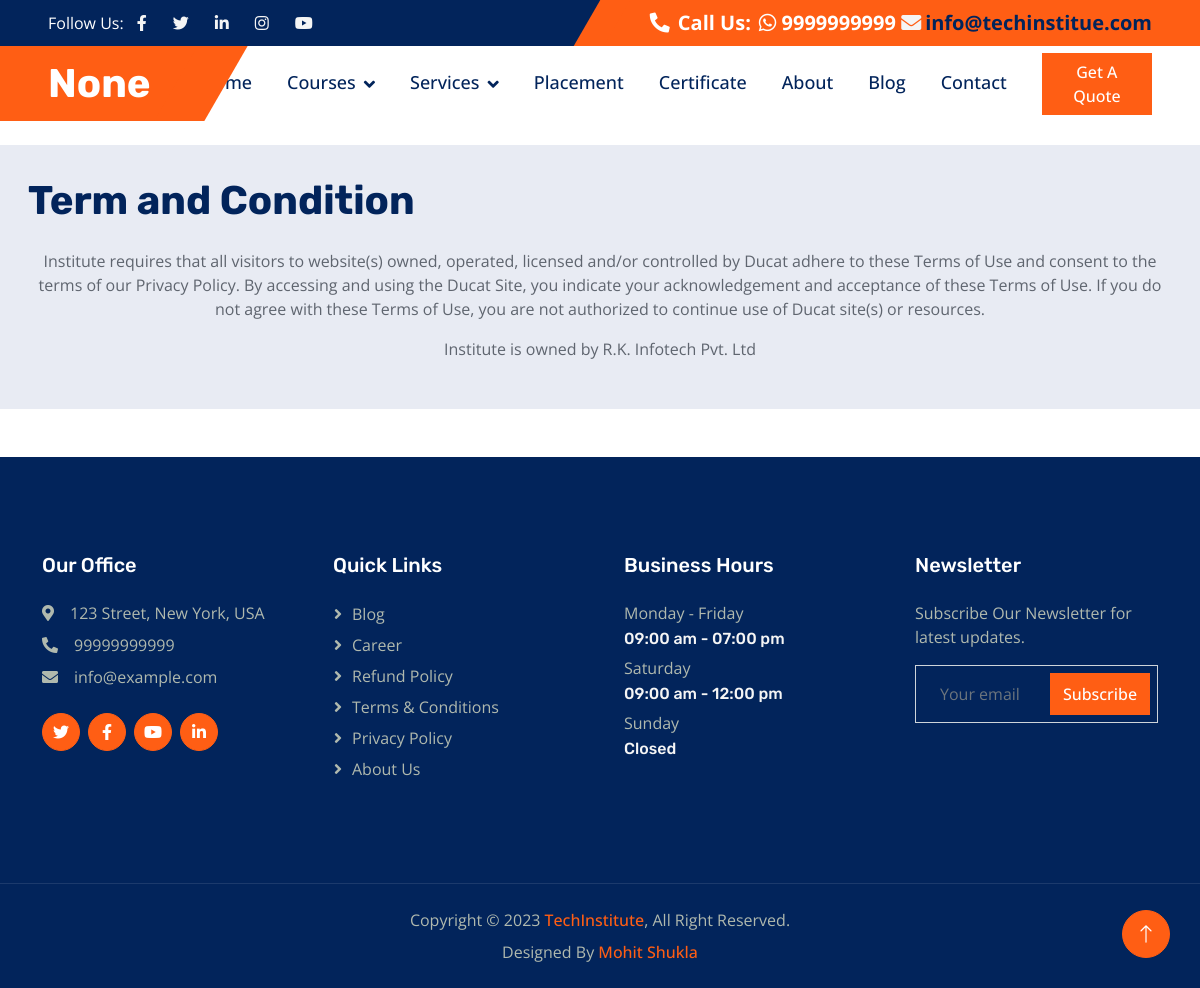
The app's page /terms/ with its own data.
### mainheader/models.py (models this page shows)
class mainHeader(models.Model):
    header_title = models.CharField(max_length=50)
    header_social_url_twt = models.URLField(max_length=200)
    header_socila_url_link = models.URLField(max_length=200)
    header_social_url_fb = models.URLField(max_length=200)
    header_social_url_insta = models.URLField(max_length=200)
    header_social_url_yt = models.URLField(max_length=200)
    header_contact = models.CharField(max_length=12)
    header_email = models.EmailField(max_length=254)

### termpolicy/models.py (models this page shows)
class termPolicy(models.Model):
    termcontent = HTMLField()

### footercontact/models.py (models this page shows)
class footerContact(models.Model):
    address=models.CharField( max_length=50)
    contact=models.CharField(max_length=12)
    email=models.EmailField(max_length=254)

### businesshours/models.py (models this page shows)
class BusinessHours(models.Model):
    opendays = models.CharField(max_length=50)
    specificdayopen = models.CharField(max_length=50)
    closeday = models.CharField(max_length=50)

### techblog/views.py (the view)
# urls.py: path('terms/',views.TermsConditions,name='termscondition'),
def TermsConditions(request):
    mainheader = mainHeader.objects.all()
    headermenu = headerMenu.objects.all()
    footercontact=footerContact.objects.all()
    quicklinks = quickLinks.objects.all()
    businesshours = BusinessHours.objects.all()
    termpolicy = termPolicy.objects.all()
    data = {
        'mainheader':mainheader,
        'headermenu':headermenu,
        'footercontact':footercontact,
        'quicklinks':quicklinks,
        'businesshours':businesshours,
        'termpolicy':termpolicy
    }
    return render(request,'terms.html',data)

### templates/terms.html
{% extends 'base.html' %}
{% block content %}
<div class="container-xxl my-4 bgnone">
    <div class="row p-3">
           <p>
            {% for terms in termpolicy %}
                {{terms.termcontent|safe}}
            {% endfor %}
           </p>
    </div>
</div>
{% endblock %}

### templates/header.html (shortened to what this page needs)
{% load static %}
<!DOCTYPE html>
<html lang="en">
<head>
        <link href="https://cdn.jsdelivr.net/npm/bootstrap@5.0.2/dist/css/bootstrap.min.css" rel="stylesheet">
    <link href="https://cdnjs.cloudflare.com/ajax/libs/font-awesome/5.10.0/css/all.min.css" rel="stylesheet">
    <link href="https://cdn.jsdelivr.net/npm/bootstrap-icons@1.4.1/font/bootstrap-icons.css" rel="stylesheet">
    <link href="{% static 'lib/animate/animate.min.css' %}" rel="stylesheet">
    <link href="{% static 'lib/owlcarousel/assets/owl.carousel.min.css' %}" rel="stylesheet">
    <link href="{% static 'css/bootstrap.min.css' %}" rel="stylesheet">
    <link href="{% static 'css/main.css' %}" rel="stylesheet">
    <link href="{% static 'css/style.css' %}" rel="stylesheet">
</head>
<body>
    <div class="container-fluid bg-dark px-0">
        <div class="row g-0 d-none d-lg-flex">
            {% for item in mainheader %}
            <div class="col-lg-6 ps-5 text-start">
                <div class="h-100 d-inline-flex align-items-center text-white">
                    <span>Follow Us:</span>
                    <a class="btn btn-link text-light" target="_blank" href="{{item.header_social_url_fb}}"><i class="fab fa-facebook-f"></i></a>
                    <a class="btn btn-link text-light" target="_blank" href="{{item.header_social_url_twt}}"><i class="fab fa-twitter"></i></a>
                    <a class="btn btn-link text-light" target="_blank" href="{{item.header_socila_url_link}}"><i class="fab fa-linkedin-in"></i></a>
                    <a class="btn btn-link text-light" target="_blank" href="{{item.header_social_url_insta}}"><i class="fab fa-instagram"></i></a>
                    <a class="btn btn-link text-light" target="_blank" href="{{item.header_social_url_yt}}"><i class="fab fa-youtube"></i></a>
                </div>
            </div>
            <div class="col-lg-6 text-end">
                <div class="h-100 topbar-right d-inline-flex align-items-center text-white py-2 px-5">
                    <span class="fs-5 fw-bold me-2"><i class="fa fa-phone-alt me-2"></i>Call Us:</span>
                    <span class="fs-5 fw-bold"><i class="fab fa-whatsapp"></i> {{item.header_contact}} </span>
                    <a href="mailto:{{item.header_email}}" class="text-dark"><span class="fs-5 fw-bold">&nbsp;<i class="fa fa-envelope me-1 text-light"></i>{{item.header_email}}</span>
                </div>
            </div>
        </div>
        {%endfor%}
    </div>
    <nav class="navbar navbar-expand-lg bg-white navbar-light sticky-top py-0 pe-5">
        <a href="{% url 'home' %}" class="navbar-brand ps-5 me-0">
            {% for item in mainheader %}
            <h1 class="text-white m-0">{{item.header_title}}</h1>
            {%endfor%}
        </a>
        <div class="collapse navbar-collapse" id="navbarCollapse">
            <div class="navbar-nav ms-auto p-4 p-lg-0">
                <a href="{% url 'home' %} " class="nav-item nav-link">Home</a>
                <div class="nav-item dropdown">
                    <a href="#" class="nav-link dropdown-toggle" data-bs-toggle="dropdown">Courses</a>
                </div>
               <div class="nav-item dropdown">
                    <a href="!#" class="nav-link dropdown-toggle" data-bs-toggle="dropdown">Services</a>
                </div>
                <a href="{% url 'placement' %}" class="nav-item nav-link">Placement</a>
                <a href="{% url 'certificate' %}" class="nav-item nav-link">Certificate</a>
                <a href="{% url 'about' %}" class="nav-item nav-link">About</a>
                <a href="{% url 'blog' %}" class="nav-item nav-link">Blog</a>
                <a href="{% url 'contact' %}" class="nav-item nav-link">Contact</a>
            </div>
            <a href="" class="btn btn-primary px-3 d-none d-lg-block">Get A Quote</a>
        </div>
    </nav>

### templates/footer.html (shortened to what this page needs)
{% load static %}
    <div class="container-fluid bg-dark footer mt-5 py-5 wow fadeIn" data-wow-delay="0.1s">
        <div class="container py-5">
            <div class="row g-5">
                {% for contact in footercontact %}
                <div class="col-lg-3 col-md-6">
                    <h5 class="text-white mb-4">Our Office</h5>
                    <p class="mb-2"><i class="fa fa-map-marker-alt me-3"></i>{{contact.address}}</p>
                    <p class="mb-2"><i class="fa fa-phone-alt me-3"></i>{{contact.contact}}</p>
                    <p class="mb-2"><i class="fa fa-envelope me-3"></i>{{contact.email}}</p>
                    <div class="d-flex pt-3">
                        <a class="btn btn-square btn-primary rounded-circle me-2" href=""><i
                                class="fab fa-twitter"></i></a>
                        <a class="btn btn-square btn-primary rounded-circle me-2" href=""><i
                                class="fab fa-facebook-f"></i></a>
                        <a class="btn btn-square btn-primary rounded-circle me-2" href=""><i
                                class="fab fa-youtube"></i></a>
                        <a class="btn btn-square btn-primary rounded-circle me-2" href=""><i
                                class="fab fa-linkedin-in"></i></a>
                    </div>
                </div>
                {%endfor%}
                <div class="col-lg-3 col-md-6">
                    <h5 class="text-white mb-4">Quick Links</h5>
                    <a class="btn btn-link" href="{% url 'blog' %}">Blog</a>
                    <a class="btn btn-link" href="{% url 'career' %}">Career</a>
                    <a class="btn btn-link" href="{% url 'refundpolicy' %}">Refund Policy</a>
                    <a class="btn btn-link" href="{% url 'termscondition' %}">Terms & Conditions</a>
                    <a class="btn btn-link" href="{% url 'privacypolicy' %}">Privacy Policy</a>
                    <a class="btn btn-link" href="{% url 'about' %}">About Us</a>
                </div>
               {% for hours in businesshours %}
                <div class="col-lg-3 col-md-6">
                    <h5 class="text-white mb-4">Business Hours</h5>
                    <p class="mb-1">Monday - Friday</p>
                    <h6 class="text-light">{{hours.opendays}}</h6>
                    <p class="mb-1">Saturday</p>
                    <h6 class="text-light">{{hours.specificdayopen}}</h6>
                    <p class="mb-1">Sunday</p>
                    <h6 class="text-light">{{hours.closeday}}</h6>
                </div>
                {% endfor %}
                <div class="col-lg-3 col-md-6">
                    <h5 class="text-white mb-4">Newsletter</h5>
                    <p>Subscribe Our Newsletter for latest updates.</p>
                    <div class="position-relative w-100">
                        <form method="post" action="{% url 'subscribe' %}">
                        <input class="form-control bg-transparent w-100 py-3 ps-4 pe-5  subscribe_news" type="text" placeholder="Your email" name="email" required>
                        <button type="submit" class="btn btn-primary py-2 position-absolute top-0 end-0 mt-2 me-2">Subscribe</button>
                        </form>
                    </div>
                </div>
            </div>
        </div>
    </div>
    <div class="container-fluid copyright bg-dark py-4">
        <div class="container text-center">
            <p class="mb-2">Copyright &copy; {% now "Y" %} <a class="fw-semi-bold" href="#">TechInstitute</a>, All Right Reserved.
            </p>
            <p class="mb-0">Designed By <a class="fw-semi-bold" href="https://mohitshukla.in">Mohit Shukla</a>
        </div>
    </div>
    <a href="#" class="btn btn-lg btn-primary btn-lg-square rounded-circle back-to-top"><i
            class="bi bi-arrow-up"></i></a>
</body>
</html>

### static/css/main.css (style rules this page uses)
.w-100 { max-height:800px !important; }
.subscribe_news { color:#ffffff !important; }
.bgnone { background: #e8ebf3 !important; }

### static/css/style.css (style rules this page uses)
:root { --primary: #FF5E14; --secondary: #5F656F; --light: #F5F5F5; --dark: #02245B; }
.back-to-top { position: fixed; display: none; right: 30px; bottom: 30px; z-index: 99; }
h1, h2, .h1, .h2, .fw-bold { font-weight: 700 !important; }
h5, h6, .h5, .h6, .fw-semi-bold { font-weight: 500 !important; }
.btn { transition: .5s; font-weight: 500; }
.btn-primary, .btn-outline-primary:hover { color: #FFFFFF; }
.btn-square { width: 38px; height: 38px; }
.btn-lg-square { width: 48px; height: 48px; }
.btn-square, .btn-sm-square, .btn-lg-square { padding: 0; display: flex; align-items: center; justify-content: center; font-weight: normal; }
.topbar-right { position: relative; background: var(--primary); }
.topbar-right::before { position: absolute; content: ""; width: 30px; height: 100%; top: 0; left: -15px; transform: skewX(-30deg); background-color: var(--primary); }
.navbar.sticky-top { top: -100px; transition: .5s; }
.navbar .navbar-brand { position: relative; padding-right: 50px; height: 75px; display: flex; align-items: center; background: var(--primary); }
.navbar .navbar-brand::after { position: absolute; content: ""; width: 50px; height: 100%; top: 0; right: -25px; transform: skewX(-30deg); background-color: var(--primary); }
.navbar .navbar-nav .nav-link { margin-right: 35px; padding: 20px 0; color: var(--dark); font-size: 18px; font-weight: 500; outline: none; }
.navbar .dropdown-toggle::after { border: none; content: "\f107"; font-family: "Font Awesome 5 Free"; font-weight: 900; vertical-align: middle; margin-left: 8px; }
.footer { color: #B0B9AE; }
.footer .btn.btn-link { display: block; margin-bottom: 5px; padding: 0; text-align: left; color: #B0B9AE; font-weight: normal; text-transform: capitalize; transition: .3s; }
.footer .btn.btn-link::before { position: relative; content: "\f105"; font-family: "Font Awesome 5 Free"; font-weight: 900; margin-right: 10px; }
.copyright { color: #B0B9AE; border-top: 1px solid rgba(255, 255, 255, .1); }

### records on screen
mainHeader: header_contact "9999999999", header_email "info@techinstitue.com", header_title "None"
termPolicy: termcontent "Term and Condition Institute requires that all visitors to website(s) owned, operated, licensed and/or controlled by Ducat adhere to these Terms of Use and consent to the terms of our Privacy Policy. By accessing and using the Ducat Site, you indicate your acknowledgement and acceptance of these Terms of Use. If you do not agree with these Terms of Use, you are not authorized to continue use of Ducat site(s) or resources. Institute is owned by R.K. Infotech Pvt. Ltd"
footerContact: address "123 Street, New York, USA", contact "99999999999", email "info@example.com"
BusinessHours: opendays "09:00 am - 07:00 pm", specificdayopen "09:00 am - 12:00 pm", closeday "Closed"
